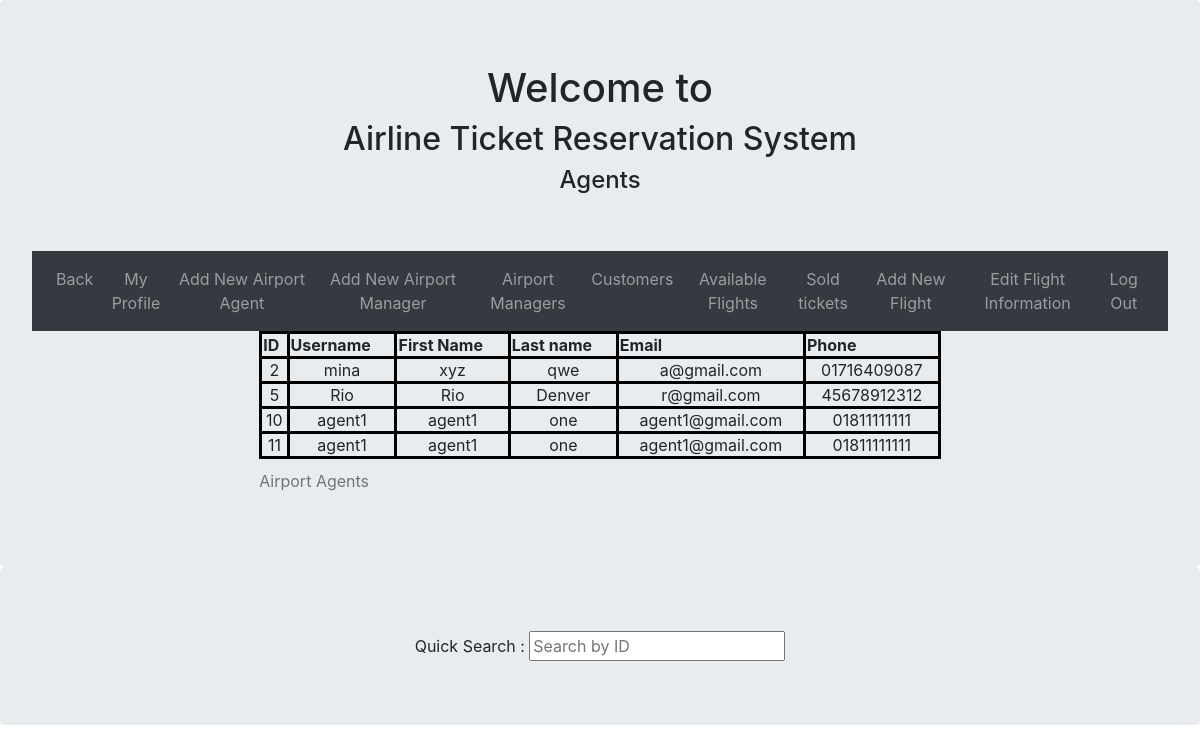
Screenshot of /Admin/agents.php (signed in) with the database file from the repository.
### tables this page shows
CREATE TABLE `user` (
  `uid` int(10) NOT NULL,
  `uname` varchar(20) NOT NULL,
  `firstname` varchar(50) NOT NULL,
  `lastname` varchar(20) NOT NULL,
  `password` varchar(50) NOT NULL,
  `email` varchar(20) NOT NULL,
  `phone` varchar(11) NOT NULL,
  `type` varchar(20) NOT NULL
);

### Admin/agents.php (the view, shortened to what this page needs)
<?php
if(isset($_SESSION["valid"]) && $_SESSION["valid"]=="yes"){
		$data=array();
		$conn = mysqli_connect("localhost", "root", "","cred");
		$sql="select * from user where type = 'agent'";
		$result = mysqli_query($conn, $sql)or die(mysqli_error($conn));
		while($row = mysqli_fetch_assoc($result)) {
            $temp["uid"]=$row["uid"];
            $temp["uname"]=$row["uname"];
			$temp["firstname"]=$row["firstname"];
			$temp["lastname"]=$row["lastname"];
            $temp["email"]=$row["email"];
			$temp["phone"]=$row["phone"];
     		$data[]=$temp;
        }
    }
?>
<html lang="en">
<head>
    <link rel="stylesheet" href="https://maxcdn.bootstrapcdn.com/bootstrap/4.5.2/css/bootstrap.min.css">
</head>
<body>
    <body>
        <div class="jumbotron text-center" style="margin-bottom:0">
            <h1>Welcome to</h1>
            <h2>Airline Ticket Reservation System </h2>
            <h4>Agents</h4><br><br>
            <ul class="nav justify-content-center">
                <nav class="navbar navbar-expand-sm bg-dark navbar-dark">
                    <div class="collapse navbar-collapse" id="collapsibleNavbar">
                        <ul class="navbar-nav">
                        <li class="nav-item">
                                <a class="nav-link" href="adminhomepage.html">Back</a>
                            </li>
                            <li class="nav-item">
                                <a class="nav-link" href="profile.php">My Profile</a>
                            </li>
                            <li class="nav-item">
                                <a class="nav-link" href="addagent.php">Add New Airport Agent</a>
                            </li>
                            <li class="nav-item">
                                <a class="nav-link" href="addmanager.php">Add New Airport Manager</a>
                            </li>
                            <li class="nav-item">
                                <a class="nav-link" href="managers.php">Airport Managers</a>
                            </li>
                            <li class="nav-item">
                                <a class="nav-link" href="customers.php">Customers</a>
                            </li>
                            <li class="nav-item">
                                <a class="nav-link" href="flights.php">Available Flights</a>
                            </li>
                            <li class="nav-item">
                                <a class="nav-link" href="sold.php">Sold tickets</a>
                            </li>
                            <li class="nav-item">
                                <a class="nav-link" href="addflight.php">Add New Flight</a>
                            </li>
                            <li class="nav-item">
                                <a class="nav-link" href="editflightinfo.php">Edit Flight Information</a>
                            </li>
                            <li class="nav-item">
                                <a class="nav-link" href="logout.php">Log Out</a>
                            </li>
                        </ul>
                    </div>
                </nav>
<table id="myTable" class="Center" width="60%">
<caption>Airport Agents</caption><br><br>
        <tr >
          <th>ID</th>
          <th>Username</th>
          <th>First Name</th>
          <th>Last name</th>
		  <th>Email</th>
		  <th>Phone</th>
        </tr>
        <?php
          foreach($data as $v){?>
              <tr>
              <td align="center"><?php echo $v["uid"];?></a</span></td>
              <td align="center"><?php echo $v["uname"];?></span></td>
              <td align="center"><?php echo $v["firstname"];?></span></td>
			        <td align="center"><?php echo $v["lastname"];?></span></td>
			        <td align="center"><?php echo $v["email"];?></span></td>
			        <td align="center"><?php echo $v["phone"];?></span></td>
              </tr>
        <?php
            }
        ?>
      </table>
      </div>
</body>
</html>
            <div class="jumbotron text-center" style="margin-bottom:0">
  Quick Search :
<input type="text" id="myInput" onkeyup="myFunction()" placeholder="Search by ID" title="Type ID"><br>
</div>
</body>
</html>

### Admin/agents.php (style rules this page uses)
table, th, td { border: 3px solid black; }
table.center { margin-left: auto; margin-right: auto; }

### rows the page displays
user: uid "2", uname "mina", firstname "xyz", lastname "qwe", email "a@gmail.com", phone "01716409087"
user: uid "5", uname "Rio", firstname "Rio", lastname "Denver", email "r@gmail.com", phone "45678912312"
user: uid "10", uname "agent1", firstname "agent1", lastname "one", email "agent1@gmail.com", phone "01811111111"
user: uid "11", uname "agent1", firstname "agent1", lastname "one", email "agent1@gmail.com", phone "01811111111"
